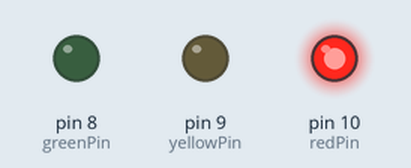
Simulated run of this sketch. Board: Arduino Uno, built with avr-gcc and run on an emulated ATmega328P. Parts: output pins drawn as LEDs (lit = HIGH).

Above: at 2.5 s.
At 7.5 s:
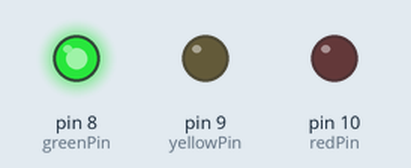
At 11.0 s:
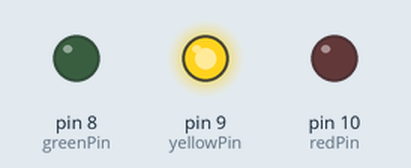
Timing chart, 0 to 15.6 s (numbered marks = the images above):
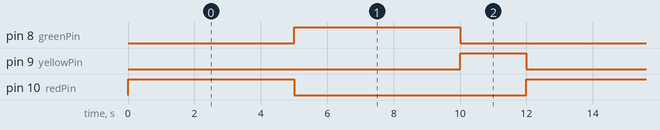

The sketch:

projeto03_brasil.ino
```cpp
// Projeto 03 - Semáforo (Sistema de semáforos do Brasil - três estados)
int ledDelay = 5000;
int redPin = 10;
int yellowPin = 9;
int greenPin = 8;

void setup() {
  pinMode(redPin, OUTPUT);
  pinMode(yellowPin, OUTPUT);
  pinMode(greenPin, OUTPUT);
}

void loop() {
  digitalWrite(redPin, HIGH);    // Acende o LED vermelho
  delay(ledDelay);               // Espera ledDelay milissegundos

  digitalWrite(redPin, LOW);     // Apaga o LED vermelho
  digitalWrite(greenPin, HIGH);  // Acende o LED verde
  delay(ledDelay);               // Espera ledDelay milissegundos

  digitalWrite(yellowPin, HIGH); // Acende o LED amarelo
  digitalWrite(greenPin, LOW);   // Apaga o LED verde
  delay(2000);                   // Espera 2 segundos

  digitalWrite(yellowPin, LOW);  // Apaga o LED amarelo
}
```

Measured:
- by itself, pin 8 (greenPin), pin 10 (redPin): alternates HIGH for 5.0 s and LOW for 7.0 s
- by itself, pin 9 (yellowPin): alternates HIGH for 2.0 s and LOW for 10.0 s
- by itself, everything shown: repeats every 12.0 s, in 4 steps
